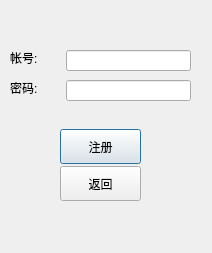
<?xml version="1.0" encoding="UTF-8"?>
<ui version="4.0">
 <class>zhuce</class>
 <widget class="QDialog" name="zhuce">
  <property name="geometry">
   <rect>
    <x>0</x>
    <y>0</y>
    <width>212</width>
    <height>253</height>
   </rect>
  </property>
  <property name="windowTitle">
   <string>Dialog</string>
  </property>
  <widget class="QLineEdit" name="zhanghao">
   <property name="geometry">
    <rect>
     <x>66</x>
     <y>50</y>
     <width>125</width>
     <height>21</height>
    </rect>
   </property>
  </widget>
  <widget class="QLineEdit" name="mima">
   <property name="geometry">
    <rect>
     <x>66</x>
     <y>80</y>
     <width>125</width>
     <height>21</height>
    </rect>
   </property>
  </widget>
  <widget class="QPushButton" name="zhuceBt">
   <property name="geometry">
    <rect>
     <x>60</x>
     <y>129</y>
     <width>81</width>
     <height>35</height>
    </rect>
   </property>
   <property name="text">
    <string>注册</string>
   </property>
  </widget>
  <widget class="QPushButton" name="fanhuiBt">
   <property name="geometry">
    <rect>
     <x>60</x>
     <y>166</y>
     <width>81</width>
     <height>35</height>
    </rect>
   </property>
   <property name="text">
    <string>返回</string>
   </property>
  </widget>
  <widget class="QLabel" name="label_2">
   <property name="geometry">
    <rect>
     <x>10</x>
     <y>50</y>
     <width>59</width>
     <height>16</height>
    </rect>
   </property>
   <property name="text">
    <string>帐号:</string>
   </property>
  </widget>
  <widget class="QLabel" name="label_3">
   <property name="geometry">
    <rect>
     <x>10</x>
     <y>80</y>
     <width>59</width>
     <height>16</height>
    </rect>
   </property>
   <property name="text">
    <string>密码:</string>
   </property>
  </widget>
  <widget class="QLabel" name="zhuceOk">
   <property name="geometry">
    <rect>
     <x>40</x>
     <y>110</y>
     <width>121</width>
     <height>16</height>
    </rect>
   </property>
   <property name="text">
    <string/>
   </property>
  </widget>
  <widget class="QLabel" name="label">
   <property name="geometry">
    <rect>
     <x>66</x>
     <y>103</y>
     <width>125</width>
     <height>16</height>
    </rect>
   </property>
   <property name="text">
    <string/>
   </property>
  </widget>
 </widget>
 <resources/>
 <connections/>
</ui>
